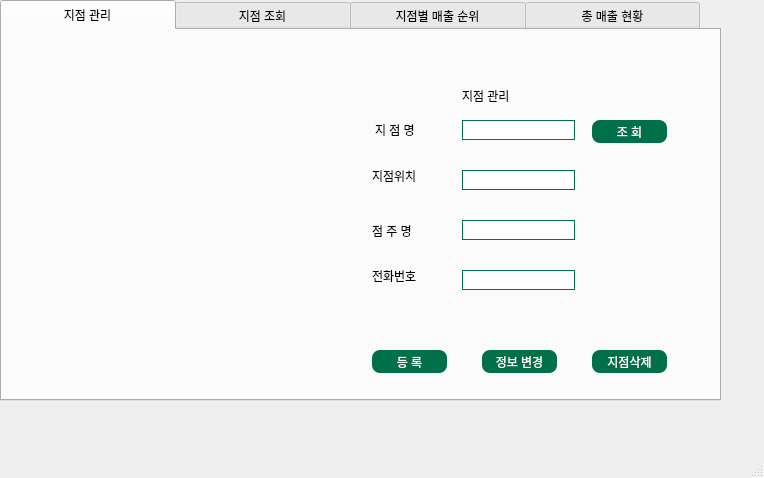
<?xml version="1.0" encoding="UTF-8"?>
<ui version="4.0">
 <class>MainWindow</class>
 <widget class="QMainWindow" name="MainWindow">
  <property name="geometry">
   <rect>
    <x>0</x>
    <y>0</y>
    <width>764</width>
    <height>478</height>
   </rect>
  </property>
  <property name="windowTitle">
   <string>MainWindow</string>
  </property>
  <widget class="QWidget" name="centralwidget">
   <widget class="QTabWidget" name="tabWidget">
    <property name="geometry">
     <rect>
      <x>0</x>
      <y>0</y>
      <width>721</width>
      <height>401</height>
     </rect>
    </property>
    <property name="styleSheet">
     <string notr="true">QTabBar:tab{ height: 30px; width:175px;}</string>
    </property>
    <property name="currentIndex">
     <number>0</number>
    </property>
    <widget class="QWidget" name="widget">
     <attribute name="title">
      <string>지점 관리</string>
     </attribute>
     <widget class="QLabel" name="label">
      <property name="geometry">
       <rect>
        <x>0</x>
        <y>0</y>
        <width>711</width>
        <height>371</height>
       </rect>
      </property>
      <property name="text">
       <string/>
      </property>
      <property name="pixmap">
       <pixmap>STARBOKS_3.png</pixmap>
      </property>
     </widget>
     <widget class="QPushButton" name="loadbtn1">
      <property name="geometry">
       <rect>
        <x>590</x>
        <y>90</y>
        <width>75</width>
        <height>23</height>
       </rect>
      </property>
      <property name="styleSheet">
       <string notr="true">QPushButton{
	font: 11pt &quot;맑은 고딕&quot;;
	color: rgb(255, 255, 255);
	background-color: rgb(0, 112, 74);
	border: 0px;
	border-radius: 8px;
}
QPushButton:hover{
	color: rgb(0, 0, 0);
	background-color: rgb(0, 255, 166);
}</string>
      </property>
      <property name="text">
       <string>조 회</string>
      </property>
     </widget>
     <widget class="QLabel" name="label_5">
      <property name="geometry">
       <rect>
        <x>370</x>
        <y>130</y>
        <width>61</width>
        <height>31</height>
       </rect>
      </property>
      <property name="text">
       <string>지점위치</string>
      </property>
     </widget>
     <widget class="QLabel" name="label_7">
      <property name="geometry">
       <rect>
        <x>460</x>
        <y>50</y>
        <width>161</width>
        <height>31</height>
       </rect>
      </property>
      <property name="styleSheet">
       <string notr="true">font: 75 11pt &quot;Arial&quot;;</string>
      </property>
      <property name="text">
       <string>지점 관리</string>
      </property>
     </widget>
     <widget class="QLineEdit" name="Branch_address1">
      <property name="geometry">
       <rect>
        <x>460</x>
        <y>140</y>
        <width>113</width>
        <height>20</height>
       </rect>
      </property>
      <property name="styleSheet">
       <string notr="true">border:1px solid rgb(0, 112, 74);</string>
      </property>
     </widget>
     <widget class="QLineEdit" name="Branch_hp1">
      <property name="geometry">
       <rect>
        <x>460</x>
        <y>240</y>
        <width>113</width>
        <height>20</height>
       </rect>
      </property>
      <property name="styleSheet">
       <string notr="true">border:1px solid rgb(0, 112, 74);</string>
      </property>
     </widget>
     <widget class="QLabel" name="label_9">
      <property name="geometry">
       <rect>
        <x>370</x>
        <y>230</y>
        <width>61</width>
        <height>31</height>
       </rect>
      </property>
      <property name="text">
       <string>전화번호</string>
      </property>
     </widget>
     <widget class="QPushButton" name="changebtn1">
      <property name="geometry">
       <rect>
        <x>480</x>
        <y>320</y>
        <width>75</width>
        <height>23</height>
       </rect>
      </property>
      <property name="styleSheet">
       <string notr="true">QPushButton{
	font: 11pt &quot;맑은 고딕&quot;;
	color: rgb(255, 255, 255);
	background-color: rgb(0, 112, 74);
	border: 0px;
	border-radius: 8px;
}
QPushButton:hover{
	color: rgb(0, 0, 0);
	background-color: rgb(0, 255, 166);
}</string>
      </property>
      <property name="text">
       <string>정보 변경</string>
      </property>
     </widget>
     <widget class="QLineEdit" name="Branch_owner1">
      <property name="geometry">
       <rect>
        <x>460</x>
        <y>190</y>
        <width>113</width>
        <height>20</height>
       </rect>
      </property>
      <property name="styleSheet">
       <string notr="true">border:1px solid rgb(0, 112, 74);</string>
      </property>
     </widget>
     <widget class="QLabel" name="label_10">
      <property name="geometry">
       <rect>
        <x>370</x>
        <y>190</y>
        <width>61</width>
        <height>21</height>
       </rect>
      </property>
      <property name="text">
       <string>점 주 명</string>
      </property>
     </widget>
     <widget class="QPushButton" name="joinbtn1">
      <property name="geometry">
       <rect>
        <x>370</x>
        <y>320</y>
        <width>75</width>
        <height>23</height>
       </rect>
      </property>
      <property name="styleSheet">
       <string notr="true">QPushButton{
	font: 11pt &quot;맑은 고딕&quot;;
	color: rgb(255, 255, 255);
	background-color: rgb(0, 112, 74);
	border: 0px;
	border-radius: 8px;
}
QPushButton:hover{
	color: rgb(0, 0, 0);
	background-color: rgb(0, 255, 166);
}</string>
      </property>
      <property name="text">
       <string>등 록</string>
      </property>
     </widget>
     <widget class="QPushButton" name="deletebtn1">
      <property name="geometry">
       <rect>
        <x>590</x>
        <y>320</y>
        <width>75</width>
        <height>23</height>
       </rect>
      </property>
      <property name="styleSheet">
       <string notr="true">QPushButton{
	font: 11pt &quot;맑은 고딕&quot;;
	color: rgb(255, 255, 255);
	background-color: rgb(0, 112, 74);
	border: 0px;
	border-radius: 8px;
}
QPushButton:hover{
	color: rgb(0, 0, 0);
	background-color: rgb(0, 255, 166);
}</string>
      </property>
      <property name="text">
       <string>지점삭제</string>
      </property>
     </widget>
     <widget class="QLabel" name="label_11">
      <property name="geometry">
       <rect>
        <x>373</x>
        <y>90</y>
        <width>71</width>
        <height>20</height>
       </rect>
      </property>
      <property name="text">
       <string>지 점 명</string>
      </property>
     </widget>
     <widget class="QLineEdit" name="Branch_name1">
      <property name="geometry">
       <rect>
        <x>460</x>
        <y>90</y>
        <width>113</width>
        <height>20</height>
       </rect>
      </property>
      <property name="styleSheet">
       <string notr="true">border:1px solid rgb(0, 112, 74);</string>
      </property>
     </widget>
    </widget>
    <widget class="QWidget" name="tab_3">
     <attribute name="title">
      <string>지점 조회</string>
     </attribute>
     <widget class="QLabel" name="label_2">
      <property name="geometry">
       <rect>
        <x>0</x>
        <y>0</y>
        <width>711</width>
        <height>371</height>
       </rect>
      </property>
      <property name="text">
       <string/>
      </property>
      <property name="pixmap">
       <pixmap>STARBOKS_3.png</pixmap>
      </property>
     </widget>
     <widget class="QLabel" name="label_19">
      <property name="geometry">
       <rect>
        <x>360</x>
        <y>150</y>
        <width>61</width>
        <height>31</height>
       </rect>
      </property>
      <property name="text">
       <string>TOP 6</string>
      </property>
     </widget>
     <widget class="QLabel" name="label_8">
      <property name="geometry">
       <rect>
        <x>360</x>
        <y>90</y>
        <width>71</width>
        <height>51</height>
       </rect>
      </property>
      <property name="text">
       <string>지점명</string>
      </property>
     </widget>
     <widget class="QLabel" name="label_6">
      <property name="geometry">
       <rect>
        <x>440</x>
        <y>50</y>
        <width>191</width>
        <height>31</height>
       </rect>
      </property>
      <property name="styleSheet">
       <string notr="true">font: 75 11pt &quot;Arial&quot;;</string>
      </property>
      <property name="text">
       <string>지점별 인기메뉴</string>
      </property>
     </widget>
     <widget class="QPushButton" name="loadbtn2">
      <property name="geometry">
       <rect>
        <x>610</x>
        <y>100</y>
        <width>71</width>
        <height>31</height>
       </rect>
      </property>
      <property name="focusPolicy">
       <enum>Qt::NoFocus</enum>
      </property>
      <property name="styleSheet">
       <string notr="true">QPushButton{
	font: 11pt &quot;맑은 고딕&quot;;
	color: rgb(255, 255, 255);
	background-color: rgb(0, 112, 74);
	border: 0px;
	border-radius: 8px;
}
QPushButton:hover{
	color: rgb(0, 0, 0);
	background-color: rgb(0, 255, 166);
}</string>
      </property>
      <property name="text">
       <string>조회</string>
      </property>
     </widget>
     <widget class="QListWidget" name="TOP6">
      <property name="geometry">
       <rect>
        <x>420</x>
        <y>160</y>
        <width>261</width>
        <height>171</height>
       </rect>
      </property>
      <property name="styleSheet">
       <string notr="true">border:1px solid rgb(0, 112, 74);</string>
      </property>
     </widget>
     <widget class="QComboBox" name="Brandch_name2">
      <property name="geometry">
       <rect>
        <x>420</x>
        <y>100</y>
        <width>171</width>
        <height>31</height>
       </rect>
      </property>
      <property name="styleSheet">
       <string notr="true">border:1px solid rgb(0, 112, 74);</string>
      </property>
     </widget>
    </widget>
    <widget class="QWidget" name="tab_4">
     <attribute name="title">
      <string>지점별 매출 순위</string>
     </attribute>
     <widget class="QLabel" name="label_3">
      <property name="geometry">
       <rect>
        <x>0</x>
        <y>0</y>
        <width>711</width>
        <height>371</height>
       </rect>
      </property>
      <property name="text">
       <string/>
      </property>
      <property name="pixmap">
       <pixmap>STARBOKS_3.png</pixmap>
      </property>
     </widget>
     <widget class="QLabel" name="label_20">
      <property name="geometry">
       <rect>
        <x>360</x>
        <y>50</y>
        <width>271</width>
        <height>31</height>
       </rect>
      </property>
      <property name="styleSheet">
       <string notr="true">font: 75 11pt &quot;Arial&quot;;</string>
      </property>
      <property name="text">
       <string>각 지점별 매출 순위</string>
      </property>
     </widget>
     <widget class="QComboBox" name="comboBox_list_7">
      <property name="geometry">
       <rect>
        <x>540</x>
        <y>90</y>
        <width>71</width>
        <height>31</height>
       </rect>
      </property>
      <property name="focusPolicy">
       <enum>Qt::NoFocus</enum>
      </property>
      <property name="autoFillBackground">
       <bool>false</bool>
      </property>
      <property name="styleSheet">
       <string notr="true">QComboBox{font: 75 12pt &quot;맑은 고딕&quot;; border-radius: 5px; border:2px solid rgb(0, 112, 74);}
QComboBox:focus{border: 1px solid rgb(65, 205, 82)}</string>
      </property>
      <property name="duplicatesEnabled">
       <bool>false</bool>
      </property>
      <property name="frame">
       <bool>true</bool>
      </property>
      <item>
       <property name="text">
        <string>01</string>
       </property>
      </item>
      <item>
       <property name="text">
        <string>02</string>
       </property>
      </item>
      <item>
       <property name="text">
        <string>03</string>
       </property>
      </item>
      <item>
       <property name="text">
        <string>04</string>
       </property>
      </item>
      <item>
       <property name="text">
        <string>05</string>
       </property>
      </item>
      <item>
       <property name="text">
        <string>06</string>
       </property>
      </item>
      <item>
       <property name="text">
        <string>07</string>
       </property>
      </item>
      <item>
       <property name="text">
        <string>08</string>
       </property>
      </item>
      <item>
       <property name="text">
        <string>09</string>
       </property>
      </item>
      <item>
       <property name="text">
        <string>10</string>
       </property>
      </item>
      <item>
       <property name="text">
        <string>11</string>
       </property>
      </item>
      <item>
       <property name="text">
        <string>12</string>
       </property>
      </item>
      <item>
       <property name="text">
        <string>13</string>
       </property>
      </item>
      <item>
       <property name="text">
        <string>14</string>
       </property>
      </item>
      <item>
       <property name="text">
        <string>15</string>
       </property>
      </item>
      <item>
       <property name="text">
        <string>16</string>
       </property>
      </item>
      <item>
       <property name="text">
        <string>17</string>
       </property>
      </item>
      <item>
       <property name="text">
        <string>18</string>
       </property>
      </item>
      <item>
       <property name="text">
        <string>19</string>
       </property>
      </item>
      <item>
       <property name="text">
        <string>20</string>
       </property>
      </item>
      <item>
       <property name="text">
        <string>21</string>
       </property>
      </item>
      <item>
       <property name="text">
        <string>22</string>
       </property>
      </item>
      <item>
       <property name="text">
        <string>23</string>
       </property>
      </item>
      <item>
       <property name="text">
        <string>24</string>
       </property>
      </item>
      <item>
       <property name="text">
        <string>25</string>
       </property>
      </item>
      <item>
       <property name="text">
        <string>26</string>
       </property>
      </item>
      <item>
       <property name="text">
        <string>27</string>
       </property>
      </item>
      <item>
       <property name="text">
        <string>28</string>
       </property>
      </item>
      <item>
       <property name="text">
        <string>29</string>
       </property>
      </item>
      <item>
       <property name="text">
        <string>30</string>
       </property>
      </item>
      <item>
       <property name="text">
        <string>31</string>
       </property>
      </item>
     </widget>
     <widget class="QComboBox" name="comboBox_list_8">
      <property name="geometry">
       <rect>
        <x>450</x>
        <y>90</y>
        <width>71</width>
        <height>31</height>
       </rect>
      </property>
      <property name="focusPolicy">
       <enum>Qt::NoFocus</enum>
      </property>
      <property name="styleSheet">
       <string notr="true">QComboBox{font: 75 12pt &quot;맑은 고딕&quot;; border-radius: 5px; border:2px solid rgb(0, 112, 74);}
QComboBox:focus{border: 1px solid rgb(65, 205, 82)}</string>
      </property>
      <item>
       <property name="text">
        <string>01</string>
       </property>
      </item>
      <item>
       <property name="text">
        <string>02</string>
       </property>
      </item>
      <item>
       <property name="text">
        <string>03</string>
       </property>
      </item>
      <item>
       <property name="text">
        <string>04</string>
       </property>
      </item>
      <item>
       <property name="text">
        <string>05</string>
       </property>
      </item>
      <item>
       <property name="text">
        <string>06</string>
       </property>
      </item>
      <item>
       <property name="text">
        <string>07</string>
       </property>
      </item>
      <item>
       <property name="text">
        <string>08</string>
       </property>
      </item>
      <item>
       <property name="text">
        <string>09</string>
       </property>
      </item>
      <item>
       <property name="text">
        <string>10</string>
       </property>
      </item>
      <item>
       <property name="text">
        <string>11</string>
       </property>
      </item>
      <item>
       <property name="text">
        <string>12</string>
       </property>
      </item>
     </widget>
     <widget class="QPushButton" name="loadbtn3">
      <property name="geometry">
       <rect>
        <x>620</x>
        <y>90</y>
        <width>71</width>
        <height>31</height>
       </rect>
      </property>
      <property name="focusPolicy">
       <enum>Qt::NoFocus</enum>
      </property>
      <property name="styleSheet">
       <string notr="true">QPushButton{
	font: 11pt &quot;맑은 고딕&quot;;
	color: rgb(255, 255, 255);
	background-color: rgb(0, 112, 74);
	border: 0px;
	border-radius: 8px;
}
QPushButton:hover{
	color: rgb(0, 0, 0);
	background-color: rgb(0, 255, 166);
}</string>
      </property>
      <property name="text">
       <string>조회</string>
      </property>
     </widget>
     <widget class="QComboBox" name="comboBox_list_9">
      <property name="geometry">
       <rect>
        <x>360</x>
        <y>90</y>
        <width>81</width>
        <height>31</height>
       </rect>
      </property>
      <property name="focusPolicy">
       <enum>Qt::NoFocus</enum>
      </property>
      <property name="styleSheet">
       <string notr="true">QComboBox{font: 75 12pt &quot;맑은 고딕&quot;; border-radius: 5px; border:2px solid rgb(0, 112, 74);}
QComboBox:focus{border: 1px solid rgb(65, 205, 82)}</string>
      </property>
      <item>
       <property name="text">
        <string>2021</string>
       </property>
      </item>
      <item>
       <property name="text">
        <string>2022</string>
       </property>
      </item>
     </widget>
     <widget class="QListWidget" name="rank">
      <property name="geometry">
       <rect>
        <x>360</x>
        <y>140</y>
        <width>321</width>
        <height>201</height>
       </rect>
      </property>
      <property name="styleSheet">
       <string notr="true">border:1px solid rgb(0, 112, 74);</string>
      </property>
     </widget>
    </widget>
    <widget class="QWidget" name="tab_2">
     <attribute name="title">
      <string>총 매출 현황</string>
     </attribute>
     <widget class="QLabel" name="label_21">
      <property name="geometry">
       <rect>
        <x>260</x>
        <y>10</y>
        <width>241</width>
        <height>31</height>
       </rect>
      </property>
      <property name="styleSheet">
       <string notr="true">font: 75 11pt &quot;Arial&quot;;</string>
      </property>
      <property name="text">
       <string>총 매출 현황</string>
      </property>
     </widget>
     <widget class="QComboBox" name="comboBox_list_4">
      <property name="geometry">
       <rect>
        <x>630</x>
        <y>10</y>
        <width>61</width>
        <height>31</height>
       </rect>
      </property>
      <property name="focusPolicy">
       <enum>Qt::NoFocus</enum>
      </property>
      <property name="styleSheet">
       <string notr="true">QComboBox{font: 75 12pt &quot;맑은 고딕&quot;; border-radius: 5px; border:2px solid rgb(0, 112, 74);}
QComboBox:focus{border: 1（1px solid rgb(65, 205, 82)}</string>
      </property>
      <item>
       <property name="text">
        <string>2021</string>
       </property>
      </item>
      <item>
       <property name="text">
        <string>2022</string>
       </property>
      </item>
     </widget>
     <widget class="QComboBox" name="comboBox_list_5">
      <property name="geometry">
       <rect>
        <x>640</x>
        <y>50</y>
        <width>51</width>
        <height>31</height>
       </rect>
      </property>
      <property name="focusPolicy">
       <enum>Qt::NoFocus</enum>
      </property>
      <property name="styleSheet">
       <string notr="true">QComboBox{font: 75 12pt &quot;맑은 고딕&quot;; border-radius: 5px; border:2px solid rgb(0, 112, 74);}
QComboBox:focus{border: 1px solid rgb(65, 205, 82)}</string>
      </property>
      <item>
       <property name="text">
        <string>01</string>
       </property>
      </item>
      <item>
       <property name="text">
        <string>02</string>
       </property>
      </item>
      <item>
       <property name="text">
        <string>03</string>
       </property>
      </item>
      <item>
       <property name="text">
        <string>04</string>
       </property>
      </item>
      <item>
       <property name="text">
        <string>05</string>
       </property>
      </item>
      <item>
       <property name="text">
        <string>06</string>
       </property>
      </item>
      <item>
       <property name="text">
        <string>07</string>
       </property>
      </item>
      <item>
       <property name="text">
        <string>08</string>
       </property>
      </item>
      <item>
       <property name="text">
        <string>09</string>
       </property>
      </item>
      <item>
       <property name="text">
        <string>10</string>
       </property>
      </item>
      <item>
       <property name="text">
        <string>11</string>
       </property>
      </item>
      <item>
       <property name="text">
        <string>12</string>
       </property>
      </item>
     </widget>
     <widget class="QPushButton" name="loadbtn4">
      <property name="geometry">
       <rect>
        <x>620</x>
        <y>90</y>
        <width>71</width>
        <height>31</height>
       </rect>
      </property>
      <property name="focusPolicy">
       <enum>Qt::NoFocus</enum>
      </property>
      <property name="styleSheet">
       <string notr="true">QPushButton{
	font: 11pt &quot;맑은 고딕&quot;;
	color: rgb(255, 255, 255);
	background-color: rgb(0, 112, 74);
	border: 0px;
	border-radius: 8px;
}
QPushButton:hover{
	color: rgb(0, 0, 0);
	background-color: rgb(0, 255, 166);
}</string>
      </property>
      <property name="text">
       <string>조회</string>
      </property>
     </widget>
     <widget class="QPushButton" name="logoutbtn">
      <property name="geometry">
       <rect>
        <x>630</x>
        <y>320</y>
        <width>71</width>
        <height>31</height>
       </rect>
      </property>
      <property name="styleSheet">
       <string notr="true">QPushButton{
	font: 11pt &quot;맑은 고딕&quot;;
	color: rgb(255, 255, 255);
	background-color: rgb(0, 112, 74);
	border: 0px;
	border-radius: 8px;
}
QPushButton:hover{
	color: rgb(0, 0, 0);
	background-color: rgb(0, 255, 166);
}</string>
      </property>
      <property name="text">
       <string>Logout</string>
      </property>
     </widget>
     <widget class="QWidget" name="widget_2" native="true">
      <property name="geometry">
       <rect>
        <x>20</x>
        <y>40</y>
        <width>591</width>
        <height>321</height>
       </rect>
      </property>
     </widget>
    </widget>
   </widget>
  </widget>
  <widget class="QMenuBar" name="menubar">
   <property name="geometry">
    <rect>
     <x>0</x>
     <y>0</y>
     <width>764</width>
     <height>22</height>
    </rect>
   </property>
  </widget>
  <widget class="QStatusBar" name="statusbar"/>
 </widget>
 <tabstops>
  <tabstop>tabWidget</tabstop>
  <tabstop>loadbtn1</tabstop>
  <tabstop>Branch_address1</tabstop>
  <tabstop>Branch_hp1</tabstop>
  <tabstop>changebtn1</tabstop>
  <tabstop>Branch_owner1</tabstop>
  <tabstop>joinbtn1</tabstop>
  <tabstop>deletebtn1</tabstop>
  <tabstop>Branch_name1</tabstop>
  <tabstop>TOP6</tabstop>
  <tabstop>Brandch_name2</tabstop>
  <tabstop>rank</tabstop>
  <tabstop>logoutbtn</tabstop>
 </tabstops>
 <resources/>
 <connections/>
</ui>
